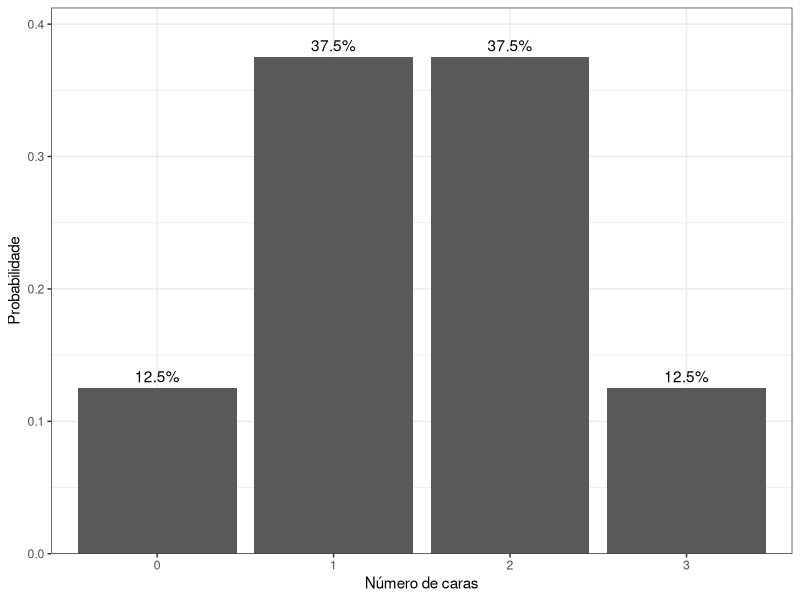
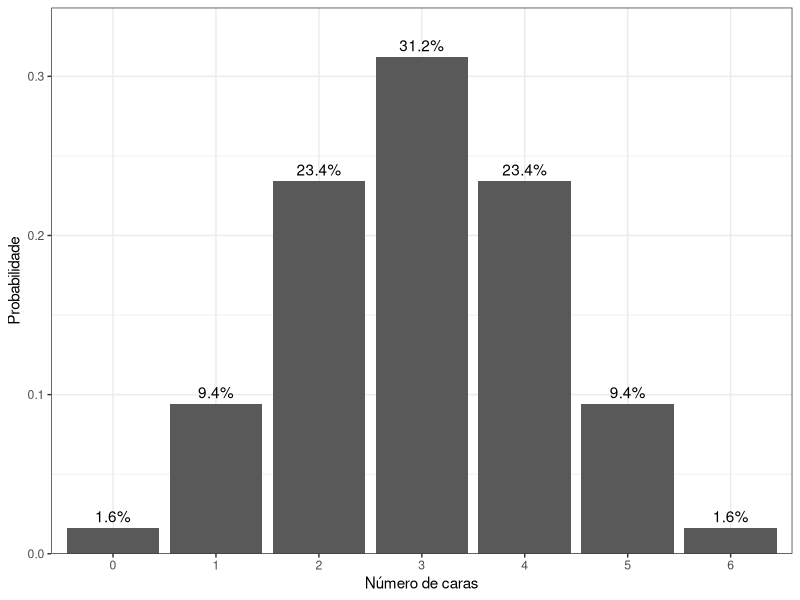
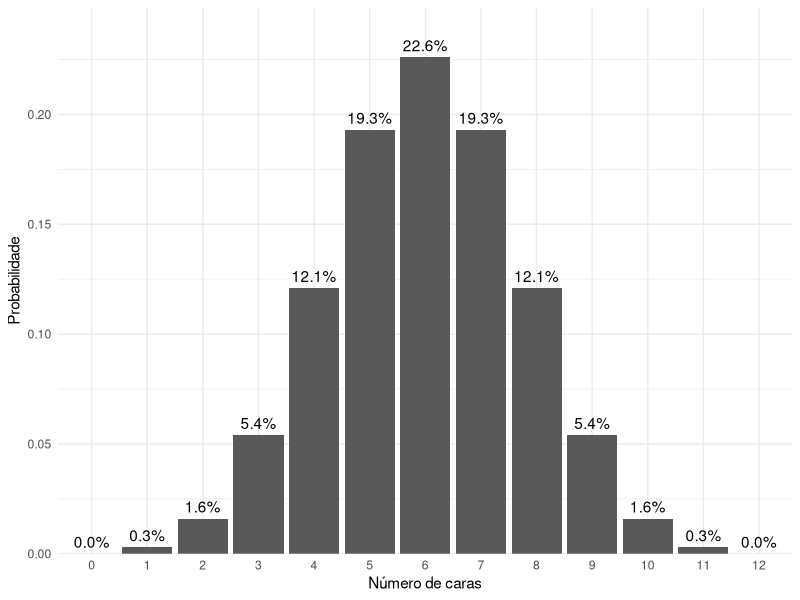
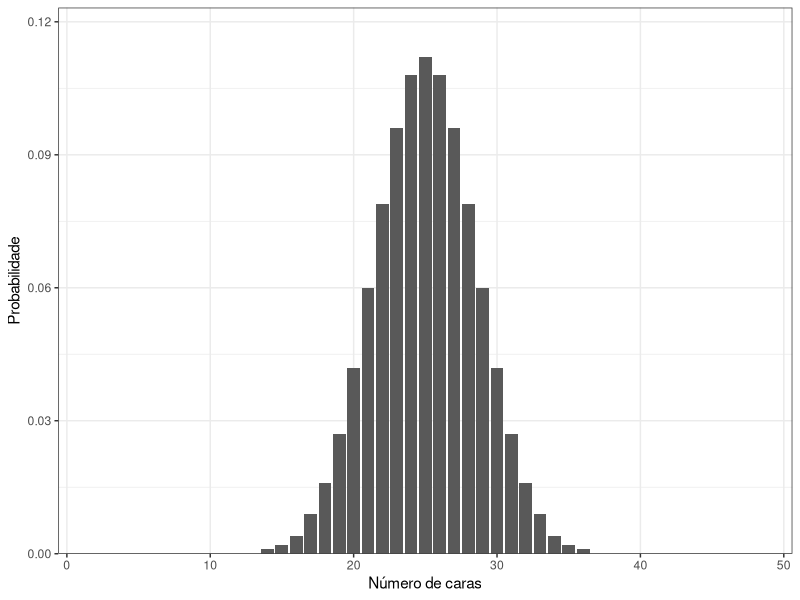
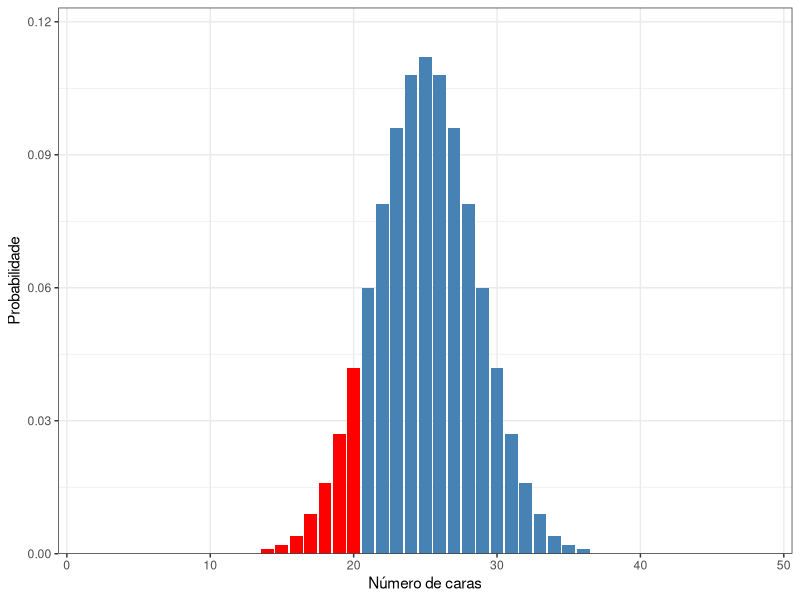

The R source for these figures, in order:
## ---- chunk 1
#| label: setup
#| include: false
library(tidyverse)
library(flextable)
## ---- chunk 2
#| label: tbl-moeda3
#| tbl-cap: "Probabilidades em 3 lançamentos de uma moeda honesta"

tibble(
  Opção = c("Ca-Ca-Ca", "Ca-Ca-Co", "Ca-Co-Ca", "Ca-Co-Co",
             "Co-Ca-Ca", "Co-Ca-Co", "Co-Co-Ca", "Co-Co-Co"),
  Caras = c(3, 2, 2, 1, 2, 1, 1, 0),
  p     = rep(0.125, 8)
) |>
  flextable() |>
  align(j = c("Caras", "p"), align = "center", part = "all") |>
  bg(i = ~ Caras == 3, bg = "gold") |>
  autofit()
## ---- chunk 3
#| out-width: "70%"
#| out-height: "70%"
#| fig-align: 'center'
#| label: fig-moeda3
#| fig-cap: "Distribuição dos 3 lançamentos de uma moeda honesta"

tibble(
  caras = c(0:3),
  p     = c(1, 3, 3, 1) / 8
) |>
  ggplot(aes(x = factor(caras), y = p)) +
  geom_col() +
  geom_text(aes(label = scales::percent(p, accuracy = 0.1)), vjust = -0.5) +
  scale_y_continuous(expand = expansion(mult = c(0, 0.1))) +
  labs(
    x = "Número de caras",
    y = "Probabilidade"
  ) +
  theme_bw()
## ---- chunk 4
#| output: false
dist6 <- dbinom(x = 0:6, size = 6, prob = 0.5)
df6 <- data.frame(caras = 0:6, p = round(dist6, 3))
## ---- chunk 5
#| label: fig-moeda6
#| fig-cap: "Distribuição de 6 lançamentos de uma moeda honesta"
#| #| out-width: "70%"
#| out-height: "70%"
#| fig-align: 'center'
  
df6 |> 
  ggplot(aes(x = factor(caras), y = p)) +
  geom_col() +
  geom_text(aes(label = scales::percent(p, accuracy = 0.1)), vjust = -0.5) +
  scale_y_continuous(expand = expansion(mult = c(0, 0.1))) +
  labs(
    x = "Número de caras",
    y = "Probabilidade"
  ) +
  theme_bw()
## ---- chunk 6
#| message: false
#| echo: true
#| out-width: "70%"
#| out-height: "70%"
#| fig-align: 'center'
#| label: fig-moeda12
#| fig-cap: "Distribuição de 12 lançamentos de uma moeda honesta"

dist12 <- dbinom(x = 0:12, size = 12, prob = 0.5)
df12 <- data.frame(caras = 0:12, p = round(dist12, 3))

df12 |> 
  ggplot(aes(x = factor(caras), y = p)) +
  geom_col() +
  geom_text(aes(label = scales::percent(p, accuracy = 0.1)), vjust = -0.5) +
  scale_y_continuous(expand = expansion(mult = c(0, 0.1))) +
  labs(
    x = "Número de caras",
    y = "Probabilidade"
  ) +
  theme_minimal()
## ---- chunk 7
#| message: false
#| echo: false
#| out-width: "70%"
#| out-height: "70%"
#| fig-align: 'center'
#| label: fig-moeda50
#| fig-cap: "Distribuição de 50 lançamentos de uma moeda honesta"
dist50 <- dbinom(x = 0:50, size = 50, prob = 0.5)
df50 <- data.frame(caras = 0:50, p = round(dist50, 3))

df50 |> 
  ggplot(aes(x = factor(caras), y = p)) +
  geom_col() +
  scale_x_discrete(breaks = seq(0, 50, 10)) +
  scale_y_continuous(expand = expansion(mult = c(0, 0.1))) +
  labs(
    x = "Número de caras",
    y = "Probabilidade"
  ) +
  theme_bw()
## ---- chunk 8
prob <- dbinom(20, size = 50, prob = 0.5)
format(prob, scientific = FALSE)
## ---- chunk 9
prob_20 <- pbinom(20, size = 50, prob = 0.5)
format(prob_20, scientific = FALSE)
## ---- chunk 10
sum(dbinom(0:20, size = 50, prob = 0.5))
## ---- chunk 11
#| message: false
#| echo: false
#| out-width: "70%"
#| out-height: "70%"
#| fig-align: 'center'
#| label: fig-moeda20
#| fig-cap: "Probabilidade acumulada de cair até 20 caras"
dist50 <- dbinom(x = 0:50, size = 50, prob = 0.5)
df50 <- data.frame(caras = 0:50, p = round(dist50, 3))

df50 |> 
  ggplot(aes(x = factor(caras), y = p, fill = caras <= 20)) +
  geom_col() +
  scale_fill_manual(values = c("TRUE" = "red", "FALSE" = "steelblue"), guide = "none") +
  scale_x_discrete(breaks = seq(0, 50, 10)) +
  scale_y_continuous(expand = expansion(mult = c(0, 0.1))) +
  labs(
    x = "Número de caras",
    y = "Probabilidade"
  ) +
  theme_bw()
## ---- chunk 12
#| label: tbl-efeito
#| tbl-cap: "Valor p e tamanho do efeito para diferentes tamanhos de amostra (P(cara) = 0,51)"
tibble(
  n         = c(100, 500, 1000, 5000, 10000, 100000),
  caras     = round(n * 0.51),
  valor_p   = map_dbl(n, \(x) binom.test(round(x * 0.51), x, p = 0.5)$p.value),
  diferenca = 0.51 - 0.50
) |>
  mutate(
    n         = format(n, big.mark = "", scientific = FALSE),
    caras     = format(caras, big.mark = "", scientific = FALSE),
    valor_p   = format(round(valor_p, 4), scientific = FALSE),
    diferenca = scales::percent(diferenca, accuracy = 0.1)
  ) |>
  rename(
    `Lançamentos (n)` = n,
    `Caras observadas` = caras,
    `Valor p`          = valor_p,
    `Diferença real`   = diferenca
  ) |>
  flextable() |>
  align(align = "center", part = "all") |>
  autofit()
## ---- chunk 13
binom.test(7, 10, p = 0.5)$p.value
## ---- chunk 14
library(pwr)

pwr.p.test(
  h         = ES.h(p1 = 0.70, p2 = 0.50),  # h de Cohen para proporções
  n         = 10,
  sig.level = 0.05
)
## ---- chunk 15
pwr.p.test(
  h         = ES.h(p1 = 0.70, p2 = 0.50),
  sig.level = 0.05,
  power     = 0.80
)
